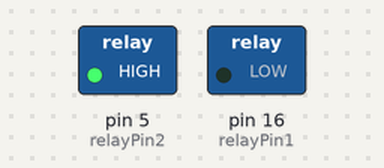
The sketch below on a simulated Arduino Uno, built with avr-gcc and run on an emulated ATmega328P. Shown: switched loads named in the sketch (green lamp = pin HIGH).

Above: at 0.5 s.
At 2.5 s:
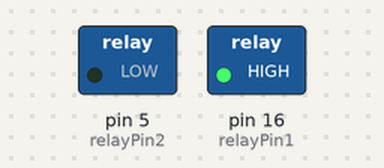
Timing chart, 0 to 5.2 s (numbered marks = the images above):
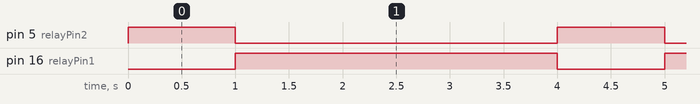

Measured:
- by itself, pin 5 (relayPin2): alternates HIGH for 1.0 s and LOW for 3.0 s
- by itself, pin 16 (relayPin1): alternates HIGH for 3.0 s and LOW for 1.0 s

The sketch:

relay-2-channel.ino
```cpp
// Mendefinisikan pin relay
const int relayPin1 = 16;
const int relayPin2 = 5;

void setup() {
  // Mengatur pin sebagai output
  pinMode(relayPin1, OUTPUT);
  pinMode(relayPin2, OUTPUT);

  // Memastikan relay dimatikan pada awalnya
  digitalWrite(relayPin1, LOW);
  digitalWrite(relayPin2, LOW);
}

void loop() {
  // Menghidupkan relay 1 dan mematikan relay 2
  digitalWrite(relayPin1, LOW);
  digitalWrite(relayPin2, HIGH);
  delay(1000); // Waktu tunggu 1 detik

  // Menghidupkan relay 2 dan mematikan relay 1
  digitalWrite(relayPin1, HIGH);
  digitalWrite(relayPin2, LOW);
  delay(3000); // Waktu tunggu 1 detik
}
```
